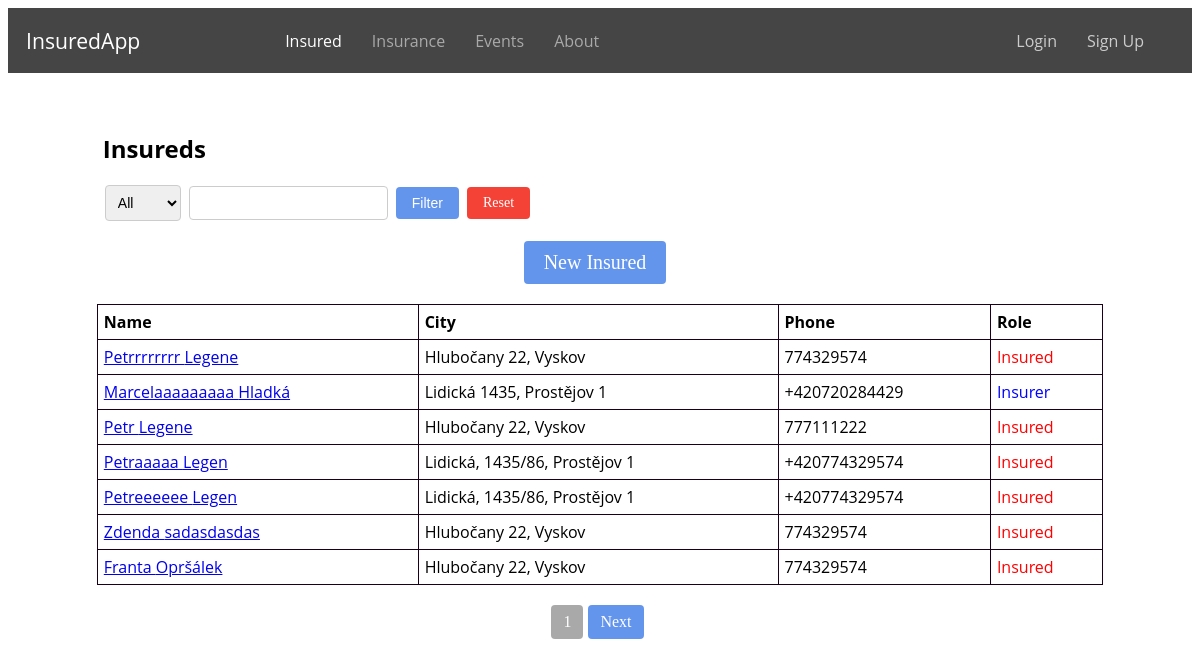
Page /insured/ on the committed database.
### evidence/models.py (models this page shows, shortened)
class Insured(models.Model):
    user = models.ForeignKey(User, on_delete=models.CASCADE, related_name='insured', null=True, blank=True)
    first_name = models.CharField(max_length=100)
    profile_photo = models.ImageField(upload_to='profile_photos', blank=True, null=True)
    last_name = models.CharField(max_length=100)
    email = models.EmailField()
    role = models.CharField(max_length=20, choices=RoleEnum.choices(), null=True)
    street = models.CharField(max_length=100)
    city = models.CharField(max_length=64)
    zipcode = models.CharField(max_length=16)
    phone = models.CharField(max_length=16)
    is_policyholder = models.BooleanField(default=False)
    class Meta:
        ordering = ['id']

### evidence/views.py (the view)
# urls.py: path('insured/', views.insured, name='insured'),
def insured(request):
    filter_by = request.GET.get('filter_by')
    keyword = request.GET.get('keyword')
    insured_list = Insured.objects.prefetch_related('insurance')
    if filter_by == 'name':
        insured_list = insured_list.filter(first_name__icontains=keyword) | insured_list.filter(last_name__icontains=keyword)
    elif filter_by == 'city':
        insured_list = insured_list.filter(city__icontains=keyword)
    elif filter_by == 'street':
        insured_list = insured_list.filter(street__icontains=keyword)
    elif filter_by == 'role':
        insured_list = insured_list.filter(role__icontains=keyword)
    paginator = Paginator(insured_list, 7)
    page_number = request.GET.get('page')
    page_obj = paginator.get_page(page_number)
    context = {
        'page_obj': page_obj,
    }
    return render(request, 'insured.html', context)

### evidence/templates/insured.html (shortened to what this page needs)
{% extends 'base.html' %}
{% block content %}
    <h2 class="insured-h">Insureds</h2>
    <div class="filter-container">
        <form method="GET" class="filter-form">
            <select name="filter_by">
                <option value="" {% if not request.GET.filter_by %}selected{% endif %}>All</option>
            </select>
            <input type="text" name="keyword" value="{{ request.GET.keyword }}">
            <button type="submit" class="filter-button">Filter</button>
            <a href="{% url 'insured' %}" class="reset-filter-button">Reset</a>
        </form>
    </div>
    <div class="main-buttons">
        <a href="{% url 'new_insured' %}" class="button button-add">New Insured</a>
    </div>
    <table class="insured-table">
        <thead>
            <tr>
                <th>Name</th>
                <th>City</th>
                <th>Phone</th>
                <th>Role</th>
            </tr>
        </thead>
        <tbody>
            {% for insured in page_obj %}
                <tr>
                    <td><a href="{% url 'insured_detail' insured.id %}">{{ insured.first_name }} {{ insured.last_name }}</a></td>
                    <td>{{ insured.street }}, {{ insured.city }}</td>
                    <td>{{ insured.phone }}</td>
                    <td>
                        {% if insured.role == 'insurer' %}
                           <span class="policyholder-badge">Insurer</span>
                        {% else %}
                           <span class="insured-badge">Insured</span>
                        {% endif %}
                    </td>
                </tr>
            {% endfor %}
        </tbody>
    </table>
    <div class="pagination">
        <span class="current-page">{{ page_obj.number }}</span>
        {% if page_obj.has_next %}
            <a href="?page={{ page_obj.next_page_number }}">Next</a>
        {% endif %}
    </div>
{% endblock %}

### static/css/style.css (style rules this page uses)
.insured-h, .insurances-h, .insured-events-h { margin-top: 5%; margin-left: 8%; font-family: 'Open Sans', sans-serif; }
.button { display: inline-block; padding: 5px 10px; color: #fff; text-decoration: none; font-size: 14px; border-radius: 4px; }
.button-add { background-color: #6495ED; }
.main-buttons { display: flex; justify-content: center; margin-top: 10px; }
.main-buttons .button { margin-right: 10px; font-size: 20px; padding: 10px 20px; }
.insured-table, .policies-table, .insurances-table, .insured-events-table { width: 85%; margin-top: 20px; margin-left: auto; margin-right: auto; border-collapse: collapse; font-family: 'Open Sans', sans-serif; }
.insured-table th, .insured-table td, .policies-table th, .policies-table td, .insurances-table th, .insurances-table td, .insured-events-table th, .insured-events-table td { padding: 6px; border: 1px solid #1a001a; }
.insured-table th, .policies-table th { text-align: left; }
.pagination { display: flex; justify-content: center; margin-top: 20px; }
.pagination a { display: inline-block; padding: 8px 12px; background-color: #6495ED; color: #fff; text-decoration: none; font-size: 16px; border-radius: 4px; margin-right: 5px; }
.pagination .current-page { display: inline-block; padding: 8px 12px; background-color: #A9A9A9; color: #fff; font-size: 16px; border-radius: 4px; margin-right: 5px; }
.insured-badge { color: red; }
.policyholder-badge { color: blue; }
.filter-container { width: 85%; margin-top: 20px; margin-left: auto; margin-right: auto; margin-bottom: 20px; }
.filter-form { display: flex; align-items: center; }
.filter-form select, .filter-form input[type="text"] { padding: 8px; font-size: 14px; border: 1px solid #ccc; border-radius: 4px; margin-left: 8px; }
.filter-form button { padding: 8px 16px; font-size: 14px; background-color: #6495ED; color: white; border: none; border-radius: 4px; cursor: pointer; margin-left: 8px; }
.filter-form a { padding: 8px 16px; font-size: 14px; background-color: #f44336; color: white; text-decoration: none; border-radius: 4px; margin-left: 8px; }

### rows in the picture
Insured: first_name "Petrrrrrrrr", last_name "Legene", street "Hlubočany 22", city "Vyskov", phone "774329574", role "Insured"
Insured: first_name "Marcelaaaaaaaaa", last_name "Hladká", street "Lidická 1435", city "Prostějov 1", phone "+420720284429", role "Insurer"
Insured: first_name "Petr", last_name "Legene", street "Hlubočany 22", city "Vyskov", phone "777111222", role "Insured"
Insured: first_name "Petraaaaa", last_name "Legen", street "Lidická, 1435/86", city "Prostějov 1", phone "+420774329574", role "Insured"
Insured: first_name "Petreeeeee", last_name "Legen", street "Lidická, 1435/86", city "Prostějov 1", phone "+420774329574", role "Insured"
Insured: first_name "Zdenda", last_name "sadasdasdas", street "Hlubočany 22", city "Vyskov", phone "774329574", role "Insured"
Insured: first_name "Franta", last_name "Opršálek", street "Hlubočany 22", city "Vyskov", phone "774329574", role "Insured"

### other values in the picture
{{ page_obj.number }} "1"
